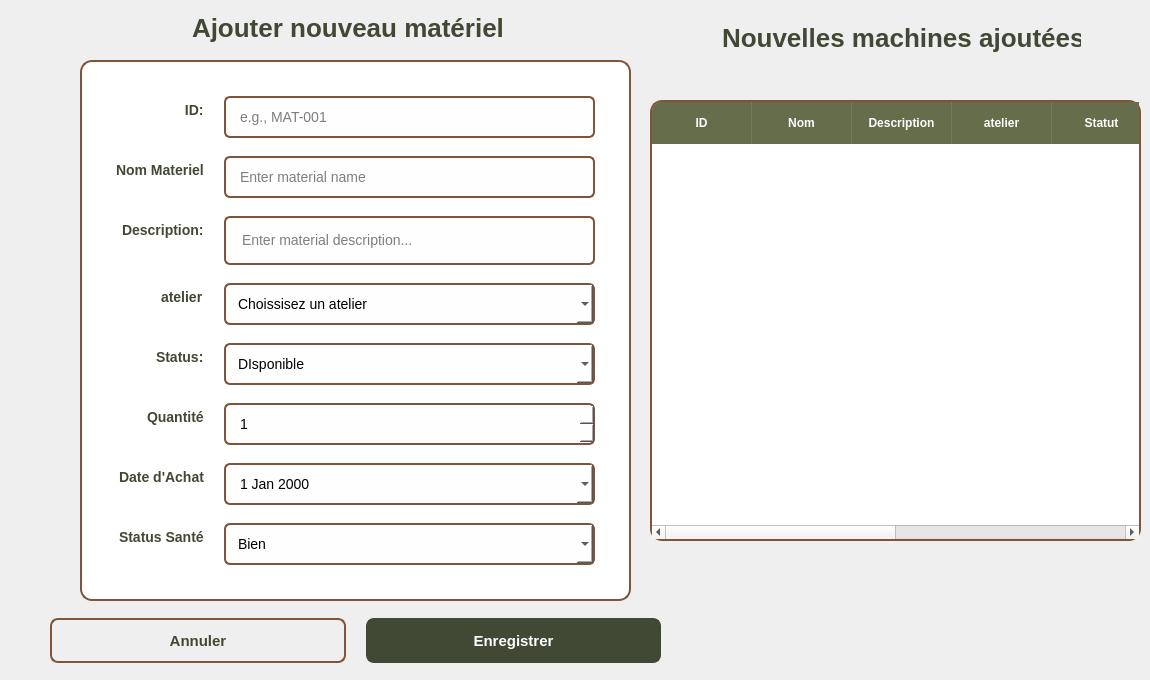
    <widget class="QWidget" name="AjouterMaterielPage">
     <widget class="QFrame" name="frameForm">
      <property name="geometry">
       <rect>
        <x>80</x>
        <y>60</y>
        <width>551</width>
        <height>541</height>
       </rect>
      </property>
      <property name="styleSheet">
       <string>
       QFrame#frameForm {
        background-color: #FFFFFF;
        border: 2px solid #7F5539;
        border-radius: 12px;
        padding: 25px;
       }
      </string>
      </property>
      <layout class="QFormLayout" name="formLayout_2">
       <property name="labelAlignment">
        <set>Qt::AlignmentFlag::AlignRight|Qt::AlignmentFlag::AlignTrailing|Qt::AlignmentFlag::AlignVCenter</set>
       </property>
       <property name="horizontalSpacing">
        <number>20</number>
       </property>
       <property name="verticalSpacing">
        <number>18</number>
       </property>
       <item row="0" column="0">
        <widget class="QLabel" name="lblMaterialID_2">
         <property name="styleSheet">
          <string notr="true">font-weight: 600; color: #414833; border: none; font-size: 14px;
background-color:#fff</string>
         </property>
         <property name="text">
          <string> ID:</string>
         </property>
        </widget>
       </item>
       <item row="0" column="1">
        <widget class="QLineEdit" name="txtMaterialID_2">
         <property name="styleSheet">
          <string>
          QLineEdit {
           border: 2px solid #7F5539;
           border-radius: 6px;
           padding: 10px 12px;
           font-size: 14px;
           background-color: #FEFEFE;
          }
          QLineEdit:focus {
           border: 2px solid #414833;
          }
         </string>
         </property>
         <property name="placeholderText">
          <string>e.g., MAT-001</string>
         </property>
        </widget>
       </item>
       <item row="1" column="0">
        <widget class="QLabel" name="lblMaterialName_2">
         <property name="styleSheet">
          <string notr="true">font-weight: 600; color: #414833; border: none; font-size: 14px;
background-color:#fff</string>
         </property>
         <property name="text">
          <string>Nom Materiel</string>
         </property>
        </widget>
       </item>
       <item row="1" column="1">
        <widget class="QLineEdit" name="txtMaterialName_2">
         <property name="styleSheet">
          <string>
          QLineEdit {
           border: 2px solid #7F5539;
           border-radius: 6px;
           padding: 10px 12px;
           font-size: 14px;
           background-color: #FEFEFE;
          }
          QLineEdit:focus {
           border: 2px solid #414833;
          }
         </string>
         </property>
         <property name="placeholderText">
          <string>Enter material name</string>
         </property>
        </widget>
       </item>
       <item row="2" column="0">
        <widget class="QLabel" name="lblDescription_2">
         <property name="styleSheet">
          <string notr="true">font-weight: 600; color: #414833; border: none; font-size: 14px;
background-color:#fff</string>
         </property>
         <property name="text">
          <string>Description:</string>
         </property>
        </widget>
       </item>
       <item row="2" column="1">
        <widget class="QTextEdit" name="txtDescription_2">
         <property name="styleSheet">
          <string>
          QTextEdit {
           border: 2px solid #7F5539;
           border-radius: 6px;
           padding: 10px 12px;
           font-size: 14px;
           background-color: #FEFEFE;
          }
          QTextEdit:focus {
           border: 2px solid #414833;
          }
         </string>
         </property>
         <property name="placeholderText">
          <string>Enter material description...</string>
         </property>
        </widget>
       </item>
       <item row="3" column="0">
        <widget class="QLabel" name="lblWorkshop_2">
         <property name="styleSheet">
          <string notr="true">font-weight: 600; color: #414833; border: none; font-size: 14px;
background-color:#fff</string>
         </property>
         <property name="text">
          <string>atelier</string>
         </property>
        </widget>
       </item>
       <item row="3" column="1">
        <widget class="QComboBox" name="comboWorkshop_4">
         <property name="styleSheet">
          <string>
          QComboBox {
           border: 2px solid #7F5539;
           border-radius: 6px;
           padding: 10px 12px;
           font-size: 14px;
           background-color: #FEFEFE;
          }
         </string>
         </property>
         <item>
          <property name="text">
           <string>Choissisez un atelier</string>
          </property>
         </item>
         <item>
          <property name="text">
           <string>Atelier A</string>
          </property>
         </item>
         <item>
          <property name="text">
           <string>Atelier B</string>
          </property>
         </item>
         <item>
          <property name="text">
           <string>Atelier C</string>
          </property>
         </item>
        </widget>
       </item>
       <item row="4" column="0">
        <widget class="QLabel" name="lblStatus_2">
         <property name="styleSheet">
          <string notr="true">font-weight: 600; color: #414833; border: none; font-size: 14px;
background-color:#fff</string>
         </property>
         <property name="text">
          <string>Status:</string>
         </property>
        </widget>
       </item>
       <item row="4" column="1">
        <widget class="QComboBox" name="comboStatus_4">
         <property name="styleSheet">
          <string>
          QComboBox {
           border: 2px solid #7F5539;
           border-radius: 6px;
           padding: 10px 12px;
           font-size: 14px;
           background-color: #FEFEFE;
          }
         </string>
         </property>
         <item>
          <property name="text">
           <string>DIsponible</string>
          </property>
         </item>
         <item>
          <property name="text">
           <string>En usage</string>
          </property>
         </item>
         <item>
          <property name="text">
           <string>Maintenance</string>
          </property>
         </item>
         <item>
          <property name="text">
           <string>Echec</string>
          </property>
         </item>
        </widget>
       </item>
       <item row="5" column="0">
        <widget class="QLabel" name="lblQuantity_2">
         <property name="styleSheet">
          <string notr="true">font-weight: 600; color: #414833; border: none; font-size: 14px;
background-color:#fff</string>
         </property>
         <property name="text">
          <string>Quantité</string>
         </property>
        </widget>
       </item>
       <item row="5" column="1">
        <widget class="QSpinBox" name="spinQuantity_2">
         <property name="styleSheet">
          <string>
          QSpinBox {
           border: 2px solid #7F5539;
           border-radius: 6px;
           padding: 10px 12px;
           font-size: 14px;
           background-color: #FEFEFE;
          }
         </string>
         </property>
         <property name="minimum">
          <number>1</number>
         </property>
         <property name="maximum">
          <number>9999</number>
         </property>
        </widget>
       </item>
       <item row="6" column="0">
        <widget class="QLabel" name="lblPurchaseDate_2">
         <property name="styleSheet">
          <string notr="true">font-weight: 600; color: #414833; border: none; font-size: 14px;
background-color:#fff</string>
         </property>
         <property name="text">
          <string>Date d'Achat</string>
         </property>
        </widget>
       </item>
       <item row="6" column="1">
        <widget class="QDateEdit" name="datePurchase_2">
         <property name="styleSheet">
          <string>
          QDateEdit {
           border: 2px solid #7F5539;
           border-radius: 6px;
           padding: 10px 12px;
           font-size: 14px;
           background-color: #FEFEFE;
          }
         </string>
         </property>
         <property name="calendarPopup">
          <bool>true</bool>
         </property>
        </widget>
       </item>
       <item row="7" column="0">
        <widget class="QLabel" name="lblHealthStatus_2">
         <property name="styleSheet">
          <string notr="true">font-weight: 600; color: #414833; border: none; font-size: 14px;
background-color:#fff</string>
         </property>
         <property name="text">
          <string>Status Santé</string>
         </property>
        </widget>
       </item>
       <item row="7" column="1">
        <widget class="QComboBox" name="comboHealthStatus_2">
         <property name="styleSheet">
          <string>
          QComboBox {
           border: 2px solid #7F5539;
           border-radius: 6px;
           padding: 10px 12px;
           font-size: 14px;
           background-color: #FEFEFE;
          }
         </string>
         </property>
         <item>
          <property name="text">
           <string>Bien</string>
          </property>
         </item>
         <item>
          <property name="text">
           <string>Moyenne</string>
          </property>
         </item>
         <item>
          <property name="text">
           <string>Mauvaise</string>
          </property>
         </item>
         <item>
          <property name="text">
           <string>Critique</string>
          </property>
         </item>
        </widget>
       </item>
      </layout>
     </widget>
     <widget class="QLabel" name="lblDialogTitle">
      <property name="geometry">
       <rect>
        <x>170</x>
        <y>10</y>
        <width>351</width>
        <height>35</height>
       </rect>
      </property>
      <property name="styleSheet">
       <string notr="true">font-size: 26px; font-weight: 600; color: #414833;  padding-left: 15px;
border:0px solid;</string>
      </property>
      <property name="text">
       <string>Ajouter nouveau matériel</string>
      </property>
     </widget>
     <widget class="QTableWidget" name="tableWidget">
      <property name="geometry">
       <rect>
        <x>650</x>
        <y>100</y>
        <width>491</width>
        <height>441</height>
       </rect>
      </property>
      <property name="styleSheet">
       <string notr="true">/* The main table container */
QTableWidget {
    background-color: #FFFFFF;
    border: 2px solid #7F5539;
    border-radius: 12px; /* Increased for a smoother look */
    gridline-color: #F0F0F0; /* Lighter gridlines for modern feel */
    outline: 0; /* Removes the dotted line when clicking a cell */
}

/* Fix: Rounding the top corners of the header to match the table */
QHeaderView {
    background-color: transparent;
    border-top-left-radius: 10px;
    border-top-right-radius: 10px;
}

QHeaderView::section {
    background-color: #656D4A;
    color: #FFFFFF;
    font-weight: 600;
    font-size: 12px;
    padding: 10px 5px; /* Reduced padding to prevent text from touching edges */
    border: none;
    border-right: 1px solid rgba(255, 255, 255, 0.1); /* Subtle divider */
}

/* Remove the border from the very last header section */
QHeaderView::section:last {
    border-right: none;
}

/* Table Item Styling */
QTableWidget::item {
    padding: 10px;
    color: #333333;
    border-bottom: 1px solid #F0F0F0;
}

/* Highlight row on hover */
QTableWidget::item:hover {
    background-color: #FDFCFB;
}

/* Style for selected rows */
QTableWidget::item:selected {
    background-color: #EDE7E3;
    color: #7F5539;
}

/* Ensure the header container itself is rounded at the top */
QHeaderView {
    background-color: transparent;
    border-top-left-radius: 10px;
    border-top-right-radius: 10px;
}

/* Round the first and last sections specifically */
QHeaderView::section:horizontal:first {
    border-top-left-radius: 8px;
}

QHeaderView::section:horizontal:last {
    border-top-right-radius: 8px;
    border-right: none;
}
QHeaderView {
    background-color: #656D4A; /* Same as your section color */
}
/* This styles the entire header bar background */
QHeaderView {
    background-color: #656D4A; /* Matches your green sections */
    border: none;
    border-top-left-radius: 10px;
    border-top-right-radius: 10px;
}

/* This styles the individual column boxes */
QHeaderView::section {
    background-color: #656D4A;
    color: #FFFFFF;
    padding: 12px;
    border: none;
    /* Use a very subtle divider so it looks like one solid bar */
    border-right: 1px solid rgba(255, 255, 255, 0.1); 
}

/* Specific fix for the 'weird' corner clipping */
QHeaderView::section:horizontal:first {
    border-top-left-radius: 10px;
}

QHeaderView::section:horizontal:last {
    border-top-right-radius: 10px;
    border-right: none;
}</string>
      </property>
      <column>
       <property name="text">
        <string>ID</string>
       </property>
      </column>
      <column>
       <property name="text">
        <string>Nom</string>
       </property>
      </column>
      <column>
       <property name="text">
        <string>Description</string>
       </property>
      </column>
      <column>
       <property name="text">
        <string>atelier</string>
       </property>
      </column>
      <column>
       <property name="text">
        <string>Statut</string>
       </property>
      </column>
      <column>
       <property name="text">
        <string>Quantité</string>
       </property>
      </column>
      <column>
       <property name="text">
        <string>Date acquisition</string>
       </property>
      </column>
      <column>
       <property name="text">
        <string>État de santé</string>
       </property>
      </column>
     </widget>
     <widget class="QLabel" name="lblDialogTitle_2">
      <property name="geometry">
       <rect>
        <x>700</x>
        <y>20</y>
        <width>381</width>
        <height>35</height>
       </rect>
      </property>
      <property name="styleSheet">
       <string notr="true">font-size: 26px; font-weight: 600; color: #414833;
border:0px solid; padding-left: 15px;</string>
      </property>
      <property name="text">
       <string>Nouvelles machines ajoutées</string>
      </property>
     </widget>
     <widget class="QWidget" name="widget_16" native="true">
      <property name="geometry">
       <rect>
        <x>50</x>
        <y>610</y>
        <width>611</width>
        <height>61</height>
       </rect>
      </property>
      <property name="styleSheet">
       <string notr="true">border:0px solid;</string>
      </property>
      <layout class="QHBoxLayout" name="horizontalLayout_StatusCards_12">
       <property name="spacing">
        <number>20</number>
       </property>
       <item>
        <widget class="QPushButton" name="btnCancel_2">
         <property name="minimumSize">
          <size>
           <width>120</width>
           <height>45</height>
          </size>
         </property>
         <property name="styleSheet">
          <string>
         QPushButton {
          background-color: transparent;
          border: 2px solid #7F5539;
          color: #414833;
          border-radius: 8px;
          font-weight: 600;
          font-size: 15px;
         }
         QPushButton:hover {
          background-color: #7F5539;
          color: #FFFFFF;
         }
        </string>
         </property>
         <property name="text">
          <string>Annuler</string>
         </property>
        </widget>
       </item>
       <item>
        <widget class="QPushButton" name="btnSave_2">
         <property name="minimumSize">
          <size>
           <width>150</width>
           <height>45</height>
          </size>
         </property>
         <property name="styleSheet">
          <string notr="true">
         QPushButton {
          background-color: #414833;
          color: #FFFFFF;
          border-radius: 8px;
          font-weight: 600;
          font-size: 15px;
          border: 2px solid #414833;
         }
         QPushButton:hover {
          background-color: #656D4A;
          border: 2px solid #656D4A;
         }
        </string>
         </property>
         <property name="text">
          <string>Enregistrer</string>
         </property>
        </widget>
       </item>
      </layout>
     </widget>
    </widget>
